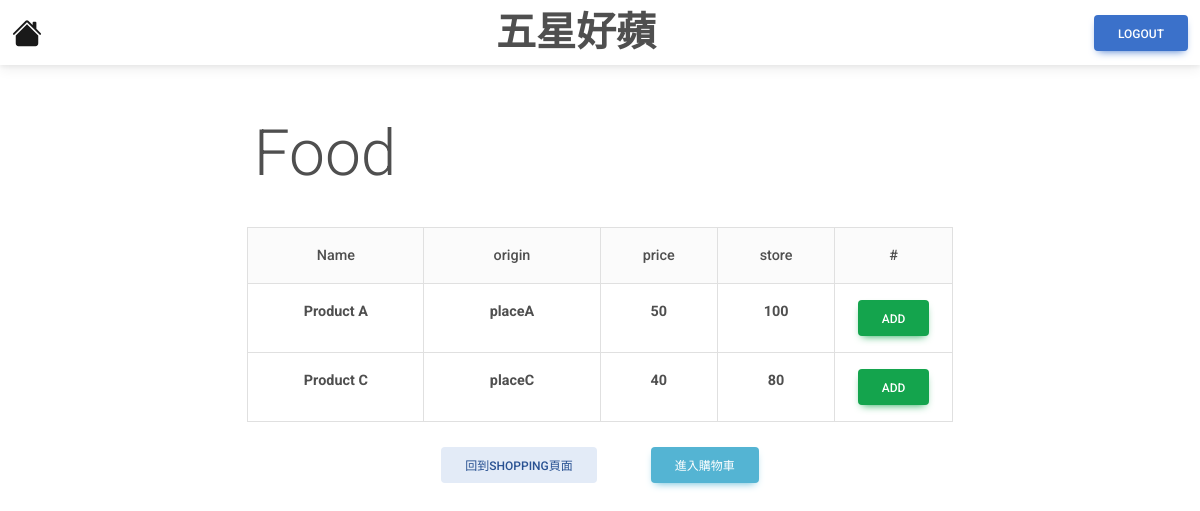
Page /product/food on the earlier database version.
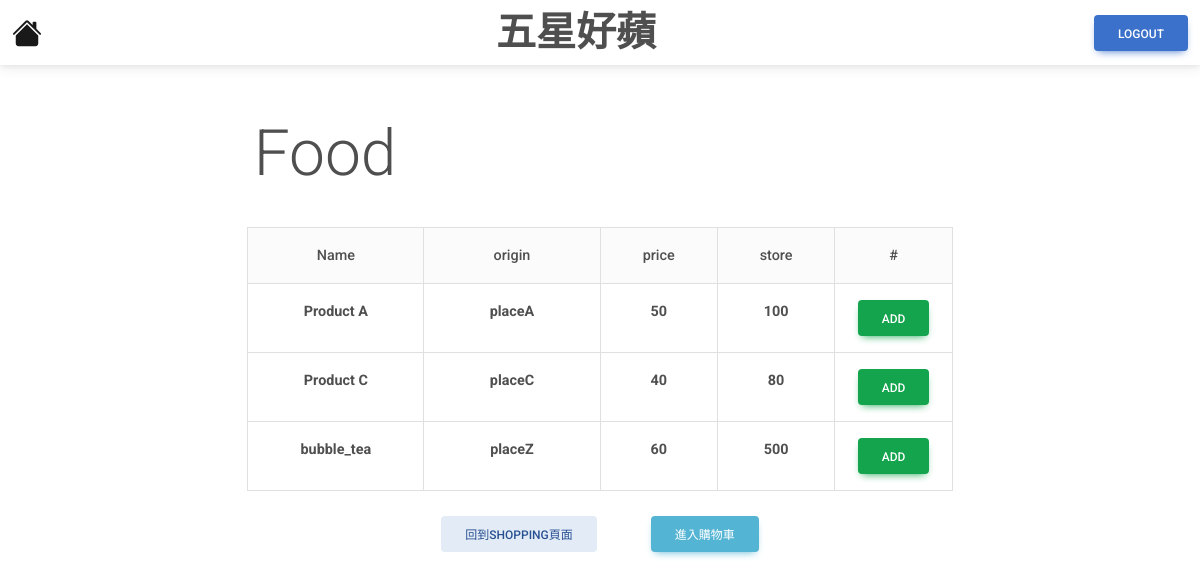
Same page on the later database version.
### tables this page shows
CREATE TABLE Product
(
product_id      INTEGER           PRIMARY KEY  AUTOINCREMENT,
seller_email    VARCHAR(255)      NOT NULL,
product_name    VARCHAR(255)      NOT NULL,
type_id         INTEGER           NOT NULL,
store           INTEGER           NOT NULL,
price           INTEGER           NOT NULL,
origin          VARCHAR(255)      NOT NULL,
FOREIGN KEY(type_id) REFERENCES Type(type_id)
FOREIGN KEY(seller_email) REFERENCES User(email)
);

### category.py (the view)
@app.route('/product/food')
def food():
    con = sqlite3.connect("database.db")
    con.row_factory = sqlite3.Row
    cur = con.cursor()
    cur.execute("SELECT product_id, * FROM Product WHERE type_id = 1")
    rows = cur.fetchall()
    con.close()
    return render_template("Food.html",rows=rows)

### templates/Food.html (shortened to what this page needs)
<!DOCTYPE html>
<html lang="en">
<head>
    <link href="https://cdnjs.cloudflare.com/ajax/libs/font-awesome/6.0.0/css/all.min.css" rel="stylesheet"/>
    <link href="https://cdnjs.cloudflare.com/ajax/libs/mdb-ui-kit/6.4.0/mdb.min.css" rel="stylesheet"/>
</head>
<body>
    <nav class="navbar bg-body-tertiary">
        <div class="container-fluid">
            <a class="navbar-brand" href="{{url_for('home')}}">
            </a>
            <h1 style="margin: auto;"><strong>五星好蘋</strong></h1>
            <a href="{{url_for('logout')}}" class="btn btn-primary">Logout</a>
        </div>
    </nav>
    <br><br><h1 style="margin-right: 550px; text-align: center;"
            class="display-3">Food</h1><br>
    <table class="table table-bordered text-center" style="width: auto; margin: auto;">
        <thead class="bg-light">
            <tr>
                <th>Name</th>
                <th>origin</th>
                <th>price</th>
                <th>store</th>
                <th>#</th>
            </tr>
        </thead>
        <tbody>
            {% for row in rows %}
                <tr>
                <td class="col-3"><strong>{{ row["product_name"] }} </strong></td>
                <td class="col-3"><strong>{{ row["origin"] }} </strong></td>
                <td class="col-2"><strong>{{ row["price"] }} </strong></td>
                <td class="col-2"><strong>{{ row["store"] }} </strong></td>
                <td class="col-2">
                    <form action="/add" method="POST">
                            <button type="submit" class="btn btn-success"> Add </button>
                    </form>
                </td>
                </tr>
            {% endfor %}
        </tbody>
    </table>
    <br><p style="text-align: center">
        <a href="{{url_for('product')}}" class="btn btn-secondary" style="margin-right: 50px">回到Shopping頁面</a>
        <a href="{{url_for('shoppingCart')}}" class="btn btn-info">進入購物車</a>
    </p>
</body>
</html>

Differences in the rows shown:
added Product: product_name "bubble_tea", origin "placeZ", price "60", store "500"
